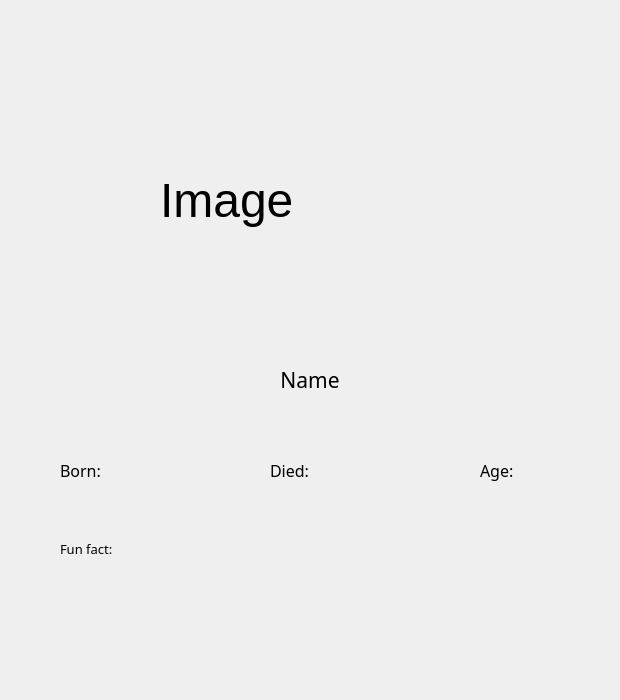
<?xml version="1.0" encoding="UTF-8"?>
<ui version="4.0">
 <class>ScientistsInformationWindowDialog</class>
 <widget class="QDialog" name="ScientistsInformationWindowDialog">
  <property name="geometry">
   <rect>
    <x>0</x>
    <y>0</y>
    <width>620</width>
    <height>700</height>
   </rect>
  </property>
  <property name="windowTitle">
   <string>Dialog</string>
  </property>
  <widget class="QLabel" name="loadImageLabel">
   <property name="geometry">
    <rect>
     <x>160</x>
     <y>50</y>
     <width>300</width>
     <height>300</height>
    </rect>
   </property>
   <property name="font">
    <font>
     <pointsize>36</pointsize>
    </font>
   </property>
   <property name="text">
    <string>Image</string>
   </property>
  </widget>
  <widget class="QLabel" name="ScientistsNameLabel">
   <property name="geometry">
    <rect>
     <x>130</x>
     <y>360</y>
     <width>360</width>
     <height>40</height>
    </rect>
   </property>
   <property name="font">
    <font>
     <family>Rockwell</family>
     <pointsize>16</pointsize>
    </font>
   </property>
   <property name="text">
    <string>Name</string>
   </property>
   <property name="alignment">
    <set>Qt::AlignCenter</set>
   </property>
  </widget>
  <widget class="QLabel" name="ScientistsYearBornLabel">
   <property name="geometry">
    <rect>
     <x>60</x>
     <y>450</y>
     <width>130</width>
     <height>40</height>
    </rect>
   </property>
   <property name="font">
    <font>
     <family>Rockwell</family>
     <pointsize>12</pointsize>
    </font>
   </property>
   <property name="text">
    <string>Born:</string>
   </property>
  </widget>
  <widget class="QLabel" name="ScientistsYearOfDeathLabel">
   <property name="geometry">
    <rect>
     <x>270</x>
     <y>450</y>
     <width>130</width>
     <height>40</height>
    </rect>
   </property>
   <property name="font">
    <font>
     <family>Rockwell</family>
     <pointsize>12</pointsize>
    </font>
   </property>
   <property name="text">
    <string>Died:</string>
   </property>
  </widget>
  <widget class="QLabel" name="ScientistsFunFactLabel">
   <property name="geometry">
    <rect>
     <x>60</x>
     <y>540</y>
     <width>521</width>
     <height>151</height>
    </rect>
   </property>
   <property name="font">
    <font>
     <family>Rockwell</family>
     <pointsize>10</pointsize>
     <stylestrategy>PreferDefault</stylestrategy>
     <kerning>true</kerning>
    </font>
   </property>
   <property name="inputMethodHints">
    <set>Qt::ImhNone</set>
   </property>
   <property name="text">
    <string>Fun fact:</string>
   </property>
   <property name="scaledContents">
    <bool>false</bool>
   </property>
   <property name="alignment">
    <set>Qt::AlignLeading|Qt::AlignLeft|Qt::AlignTop</set>
   </property>
   <property name="wordWrap">
    <bool>true</bool>
   </property>
  </widget>
  <widget class="QLabel" name="ScientistAgeLabel">
   <property name="geometry">
    <rect>
     <x>480</x>
     <y>450</y>
     <width>80</width>
     <height>40</height>
    </rect>
   </property>
   <property name="font">
    <font>
     <family>Rockwell</family>
     <pointsize>12</pointsize>
    </font>
   </property>
   <property name="text">
    <string>Age:</string>
   </property>
  </widget>
 </widget>
 <resources/>
 <connections/>
</ui>
